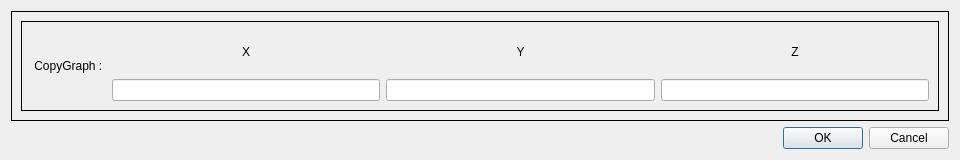
<?xml version="1.0" encoding="UTF-8"?>
<ui version="4.0">
 <class>CopyGraphDialog</class>
 <widget class="QDialog" name="CopyGraphDialog">
  <property name="geometry">
   <rect>
    <x>0</x>
    <y>0</y>
    <width>960</width>
    <height>160</height>
   </rect>
  </property>
  <property name="windowTitle">
   <string>CopyGraph</string>
  </property>
  <layout class="QVBoxLayout" name="verticalLayout">
   <item>
    <widget class="QFrame" name="frame">
     <property name="frameShape">
      <enum>QFrame::Box</enum>
     </property>
     <property name="frameShadow">
      <enum>QFrame::Plain</enum>
     </property>
     <layout class="QVBoxLayout" name="verticalLayout_2">
      <item>
       <widget class="QFrame" name="frame_2">
        <property name="frameShape">
         <enum>QFrame::Box</enum>
        </property>
        <layout class="QVBoxLayout" name="verticalLayout_3">
         <item>
          <layout class="QHBoxLayout" name="horizontalLayout">
           <item>
            <widget class="QLabel" name="label_CopyGraph">
             <property name="text">
              <string> CopyGraph : </string>
             </property>
            </widget>
           </item>
           <item>
            <layout class="QVBoxLayout" name="verticalLayout_X">
             <item>
              <widget class="QLabel" name="label_X">
               <property name="text">
                <string>X</string>
               </property>
               <property name="alignment">
                <set>Qt::AlignCenter</set>
               </property>
              </widget>
             </item>
             <item>
              <widget class="QLineEdit" name="lineEdit_X"/>
             </item>
            </layout>
           </item>
           <item>
            <layout class="QVBoxLayout" name="verticalLayout_Y">
             <item>
              <widget class="QLabel" name="label_Y">
               <property name="text">
                <string>Y</string>
               </property>
               <property name="alignment">
                <set>Qt::AlignCenter</set>
               </property>
              </widget>
             </item>
             <item>
              <widget class="QLineEdit" name="lineEdit_Y"/>
             </item>
            </layout>
           </item>
           <item>
            <layout class="QVBoxLayout" name="verticalLayout_Z">
             <item>
              <widget class="QLabel" name="label_Z">
               <property name="text">
                <string>Z</string>
               </property>
               <property name="alignment">
                <set>Qt::AlignCenter</set>
               </property>
              </widget>
             </item>
             <item>
              <widget class="QLineEdit" name="lineEdit_Z"/>
             </item>
            </layout>
           </item>
          </layout>
         </item>
        </layout>
       </widget>
      </item>
     </layout>
    </widget>
   </item>
   <item>
    <widget class="QDialogButtonBox" name="buttonBox">
     <property name="orientation">
      <enum>Qt::Horizontal</enum>
     </property>
     <property name="standardButtons">
      <set>QDialogButtonBox::Cancel|QDialogButtonBox::Ok</set>
     </property>
    </widget>
   </item>
  </layout>
 </widget>
 <resources/>
 <connections>
  <connection>
   <sender>buttonBox</sender>
   <signal>accepted()</signal>
   <receiver>CopyGraphDialog</receiver>
   <slot>accept()</slot>
   <hints>
    <hint type="sourcelabel">
     <x>248</x>
     <y>254</y>
    </hint>
    <hint type="destinationlabel">
     <x>157</x>
     <y>274</y>
    </hint>
   </hints>
  </connection>
  <connection>
   <sender>buttonBox</sender>
   <signal>rejected()</signal>
   <receiver>CopyGraphDialog</receiver>
   <slot>reject()</slot>
   <hints>
    <hint type="sourcelabel">
     <x>316</x>
     <y>260</y>
    </hint>
    <hint type="destinationlabel">
     <x>286</x>
     <y>274</y>
    </hint>
   </hints>
  </connection>
 </connections>
</ui>
